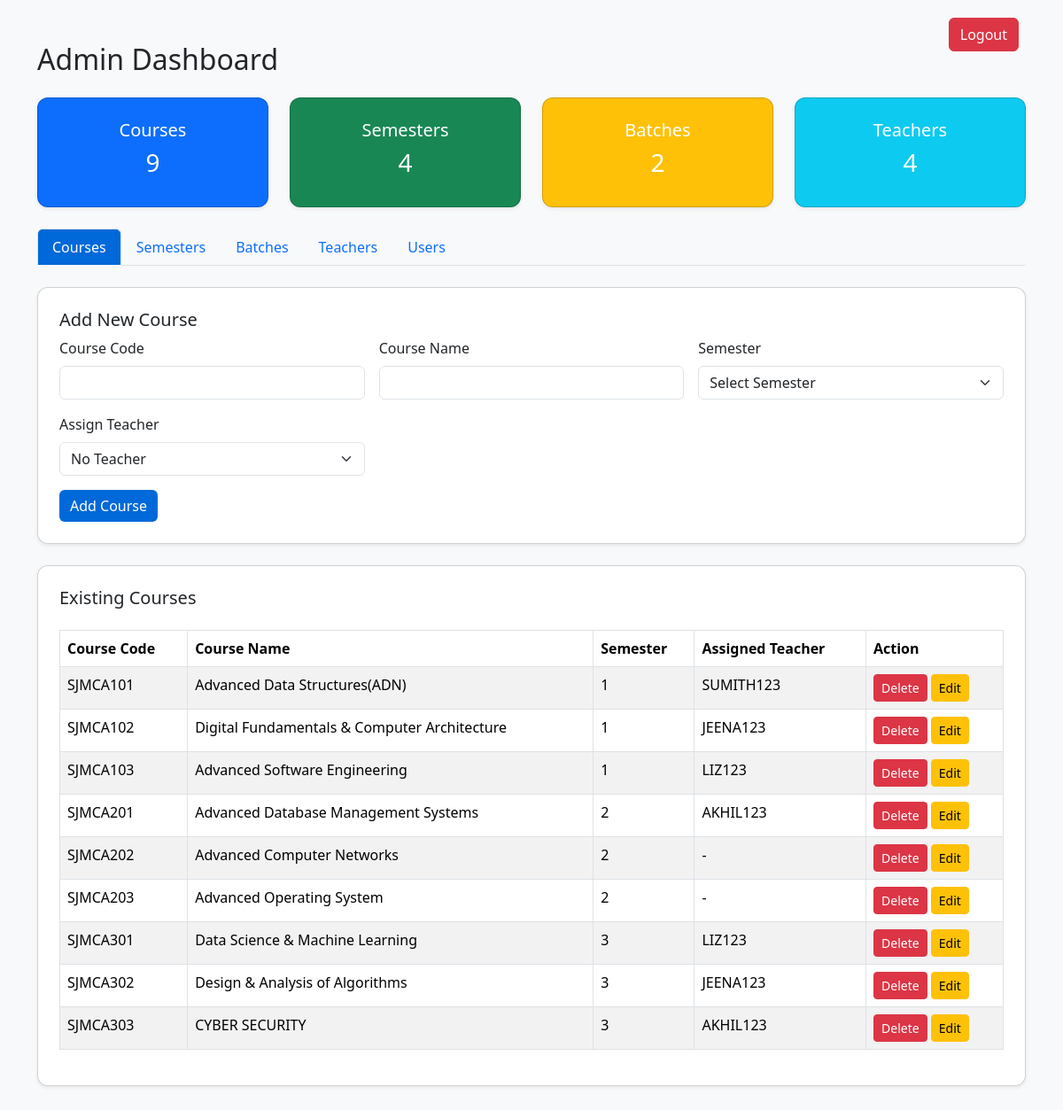
The app's page /admin_dashboard/ (signed in) with its own data.
### evaluation/models.py (models this page shows, shortened)
class Course(models.Model):
    course_code = models.CharField(max_length=20)
    name = models.CharField(max_length=100, blank=True, null=True)
    semester = models.ForeignKey(Semester, on_delete=models.CASCADE)
    students = models.ManyToManyField(settings.AUTH_USER_MODEL, related_name='courses_enrolled', blank=True)
    assigned_teacher = models.ForeignKey(
        settings.AUTH_USER_MODEL,
        limit_choices_to={'role': 'Teacher'},
        null=True,
        blank=True,
        on_delete=models.SET_NULL   # ✅ persists if teacher deleted
    )
    class Meta:
        unique_together = ('course_code', 'semester')

class Semester(models.Model):
    name = models.CharField(max_length=20, unique=True)

class User(AbstractUser):
    ROLE_CHOICES = (
        ("Student", "Student"),
        ("Teacher", "Teacher"),
        ("Admin", "Admin"),
    )
    role = models.CharField(max_length=20, choices=ROLE_CHOICES)
    is_approved = models.BooleanField(default=False)
    batch = models.ForeignKey(Batch, null=True, blank=True, on_delete=models.SET_NULL)

### evaluation/views.py (the view, shortened to what this page needs)
# urls.py: path("admin_dashboard/", views.admin_dashboard, name="admin_dashboard"),
@login_required
@user_passes_test(is_admin)
def admin_dashboard(request):
    courses = Course.objects.select_related("semester", "assigned_teacher").all()
    semesters = Semester.objects.all()
    batches = Batch.objects.select_related("semester").all()
    teachers_pending = User.objects.filter(role="Teacher", is_approved=False)
    teachers_approved = User.objects.filter(role="Teacher", is_approved=True)
    filter_role = request.GET.get("filter_role", "All")
    active_tab = request.GET.get("active_tab", "courses")
    if filter_role == "Students":
        all_users = User.objects.select_related("batch").filter(role="Student")
    elif filter_role == "Teachers":
        all_users = User.objects.select_related("batch").filter(role="Teacher", is_approved=True)
    else:
        all_users = User.objects.select_related("batch").filter(
            Q(role="Student") | Q(role="Teacher", is_approved=True)
        )
    context = {
        "courses": courses,
        "semesters": semesters,
        "batches": batches,
        "teachers_pending": teachers_pending,
        "teachers_approved": teachers_approved,
        "all_users": all_users,
        "filter_role": filter_role,
        "course_count": courses.count(),
        "semester_count": semesters.count(),
        "batch_count": batches.count(),
        "teacher_count": teachers_approved.count(),
        "active_tab": active_tab,
    }
    return render(request, "admin_dashboard.html", context)

### evaluation/views.py (called while the page is built)
def is_admin(user):
    return user.is_authenticated and user.role == "Admin"

### templates/admin_dashboard.html (shortened to what this page needs)
{% load static %}
<!DOCTYPE html>
<html lang="en">
<head>
  <link href="https://cdn.jsdelivr.net/npm/bootstrap@5.3.2/dist/css/bootstrap.min.css" rel="stylesheet">
  <link href="https://cdn.jsdelivr.net/npm/bootstrap-icons@1.11.1/font/bootstrap-icons.css" rel="stylesheet">
</head>
<body>
<div class="container py-5 position-relative">
  <h2 class="mb-4">Admin Dashboard</h2>
  <a href="{% url 'logout' %}" class="btn btn-danger logout-btn">Logout</a>
  <div class="row mb-4 g-4">
    <div class="col-md-3">
      <div class="card shadow-sm p-4 text-center bg-primary card-stat" onclick="activateTab('courses')">
        <h5>Courses</h5>
        <h3>{{ course_count }}</h3>
      </div>
    </div>
    <div class="col-md-3">
      <div class="card shadow-sm p-4 text-center bg-success card-stat" onclick="activateTab('semesters')">
        <h5>Semesters</h5>
        <h3>{{ semester_count }}</h3>
      </div>
    </div>
    <div class="col-md-3">
      <div class="card shadow-sm p-4 text-center bg-warning card-stat" onclick="activateTab('batches')">
        <h5>Batches</h5>
        <h3>{{ batch_count }}</h3>
      </div>
    </div>
    <div class="col-md-3">
      <div class="card shadow-sm p-4 text-center bg-info card-stat" onclick="activateTab('teachers')">
        <h5>Teachers</h5>
        <h3>{{ teacher_count }}</h3>
      </div>
    </div>
  </div>
  <ul class="nav nav-tabs mb-4" id="adminTab" role="tablist">
    <li class="nav-item"><button class="nav-link" id="courses-tab" data-bs-toggle="tab" data-bs-target="#courses">Courses</button></li>
    <li class="nav-item"><button class="nav-link" id="semesters-tab" data-bs-toggle="tab" data-bs-target="#semesters">Semesters</button></li>
    <li class="nav-item"><button class="nav-link" id="batches-tab" data-bs-toggle="tab" data-bs-target="#batches">Batches</button></li>
    <li class="nav-item"><button class="nav-link" id="teachers-tab" data-bs-toggle="tab" data-bs-target="#teachers">Teachers</button></li>
    <li class="nav-item"><button class="nav-link" id="users-tab" data-bs-toggle="tab" data-bs-target="#users">Users</button></li>
  </ul>
  <div class="tab-content" id="adminTabContent">
    <div class="tab-pane fade" id="courses">
      <div class="card shadow-sm p-4 mb-4">
        <h5>Add New Course</h5>
        <form method="POST" class="row g-3" id="addCourseForm">
          <div class="col-md-4">
            <label class="form-label">Course Code</label>
            <input type="text" name="course_code" class="form-control" required
                   pattern="[A-Z]{3,5}[0-9]{3}" title="Course code must be like SJMCA101">
          </div>
          <div class="col-md-4">
            <label class="form-label">Course Name</label>
            <input type="text" name="course_name" class="form-control" required>
          </div>
          <div class="col-md-4">
            <label class="form-label">Semester</label>
            <select name="semester" class="form-select" required>
              <option value="">Select Semester</option>
            </select>
          </div>
          <div class="col-md-4">
            <label class="form-label">Assign Teacher</label>
            <select name="assigned_teacher" class="form-select">
              <option value="">No Teacher</option>
            </select>
          </div>
          <div class="col-12">
            <button type="submit" class="btn btn-primary">Add Course</button>
          </div>
        </form>
      </div>
      <div class="card shadow-sm p-4">
        <h5>Existing Courses</h5>
        <table class="table table-bordered table-striped mt-3">
          <thead>
            <tr>
              <th>Course Code</th>
              <th>Course Name</th>
              <th>Semester</th>
              <th>Assigned Teacher</th>
              <th>Action</th>
            </tr>
          </thead>
          <tbody>
            {% for course in courses %}
            <tr>
              <td>{{ course.course_code }}</td>
              <td>{{ course.name }}</td>
              <td>{{ course.semester.name }}</td>
              <td>{% if course.assigned_teacher %}{{ course.assigned_teacher.username }}{% else %}-{% endif %}</td>
              <td>
                <form method="POST" style="display:inline;" onsubmit="return confirm('Delete this course?');">
                  <button type="submit" class="btn btn-danger btn-sm">Delete</button>
                </form>
                <button type="button" class="btn btn-warning btn-sm" data-bs-toggle="modal" data-bs-target="#editCourseModal{{ course.id }}">Edit</button>
              </td>
            </tr>
            {% empty %}
            <tr><td colspan="5" class="text-center">No courses added yet.</td></tr>
            {% endfor %}
          </tbody>
        </table>
      </div>
    </div>
  </div>
</div>
</body>
</html>

### templates/admin_dashboard.html (style rules this page uses)
body { background-color: #f8f9fa; }
.card { border-radius: 12px; }
.card-stat { color: white; cursor: pointer; }
.nav-tabs .nav-link.active { background-color: #0069d9; color: white; }
.btn-primary { background-color: #0069d9; border: none; }
.logout-btn { position: absolute; top: 20px; right: 20px; }

### records on screen
Course: course_code "SJMCA101", name "Advanced Data Structures(ADN)", semester.name "1", assigned_teacher.username "SUMITH123"
Course: course_code "SJMCA102", name "Digital Fundamentals & Computer Architecture", semester.name "1", assigned_teacher.username "JEENA123"
Course: course_code "SJMCA103", name "Advanced Software Engineering", semester.name "1", assigned_teacher.username "LIZ123"
Course: course_code "SJMCA201", name "Advanced Database Management Systems", semester.name "2", assigned_teacher.username "AKHIL123"
Course: course_code "SJMCA202", name "Advanced Computer Networks", semester.name "2"
Course: course_code "SJMCA203", name "Advanced Operating System", semester.name "2"
Course: course_code "SJMCA301", name "Data Science & Machine Learning", semester.name "3", assigned_teacher.username "LIZ123"
Course: course_code "SJMCA302", name "Design & Analysis of Algorithms", semester.name "3", assigned_teacher.username "JEENA123"
Course: course_code "SJMCA303", name "CYBER SECURITY", semester.name "3", assigned_teacher.username "AKHIL123"

### other values on screen
{{ course_count }} "9"
{{ semester_count }} "4"
{{ batch_count }} "2"
{{ teacher_count }} "4"
